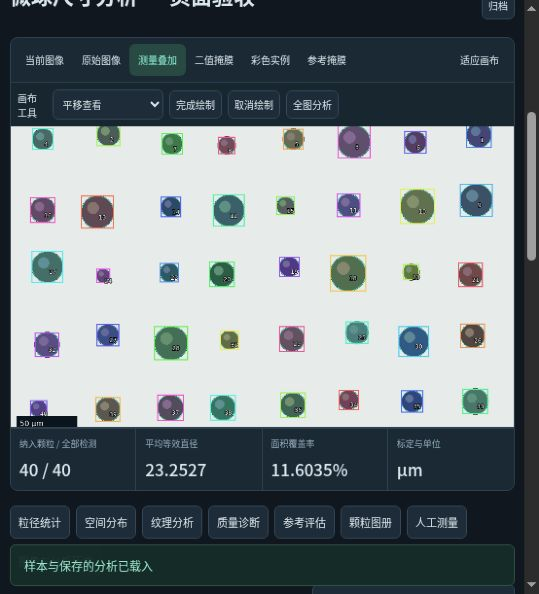
#> input picture interface.png, 539 x 594 px
$ python -i imaging.py   (imports and definitions only)
#> lines starting #> are read from the running program, lines starting #| are printed output that depends on the picture
#> further down, picture is the input picture: PIL image 539x594 RGB; mean R, G, B 115.6, 125.4, 129.1
import math
import os
from concurrent.futures import ThreadPoolExecutor
import numpy as np
from scipy import ndimage as ndi
from PIL import Image, ImageOps, ImageEnhance, ImageFilter, ImageDraw
from .validation import ValidationError, rectangle


def channel_array(image, channel='gray'):
#> called with channel = 'gray'
    rgb = np.asarray(image.convert('RGB'), dtype=np.float32)
    if channel == 'gray':
        return np.asarray(image.convert('L'), dtype=np.float32)
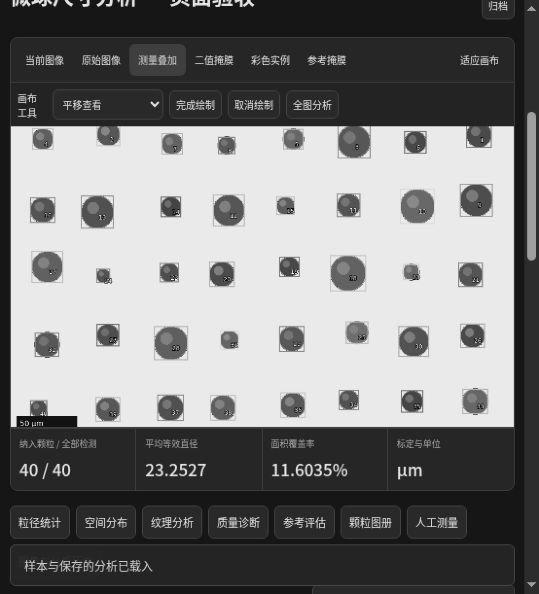
#> returned value: shape (594, 539) float32; min 1, max 253, mean 123
    if channel in ('red', 'green', 'blue'):
        return rgb[:, :, {'red': 0, 'green': 1, 'blue': 2}[channel]]
    hsv = np.asarray(image.convert('HSV'), dtype=np.float32)
    if channel in ('hue', 'saturation', 'value'):
        return hsv[:, :, {'hue': 0, 'saturation': 1, 'value': 2}[channel]]
    raise ValidationError('不支持的颜色通道')


def byte_image(array):
    return Image.fromarray(np.clip(array, 0, 255).astype(np.uint8))


def disk(radius):
    y, x = np.ogrid[-radius:radius + 1, -radius:radius + 1]
    return x * x + y * y <= radius * radius


# [11 lines left out: functions normalize_array, gaussian, not called in this run]


def median(image, radius):
    size = min(radius * 2 + 1, 31)
    return image.filter(ImageFilter.MedianFilter(size))


# [273 lines left out: functions _bilateral_offsets, _bilateral_stripe, bilateral, _bilateral_workers, _bilateral_stripe_size, background_correct and 5 more, not called in this run]


def quality_metrics(image):
    gray = channel_array(image)
    laplace = ndi.laplace(gray)
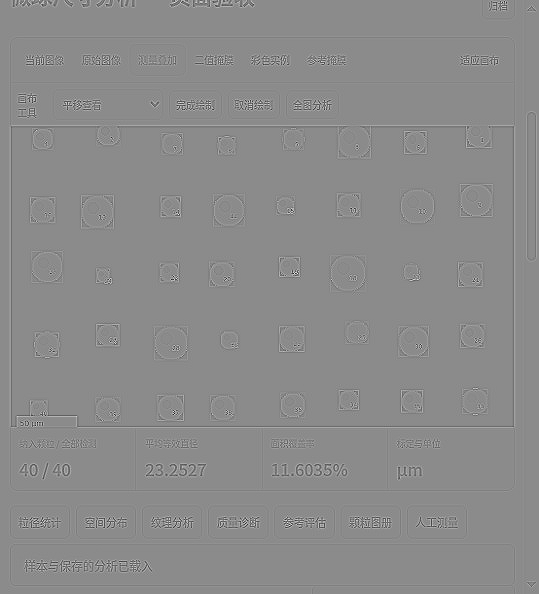
#> laplace: shape (594, 539) float32; min -702, max 583, mean 0; drawn with min black and max white
    gradient_x = ndi.sobel(gray, axis=1) / 8
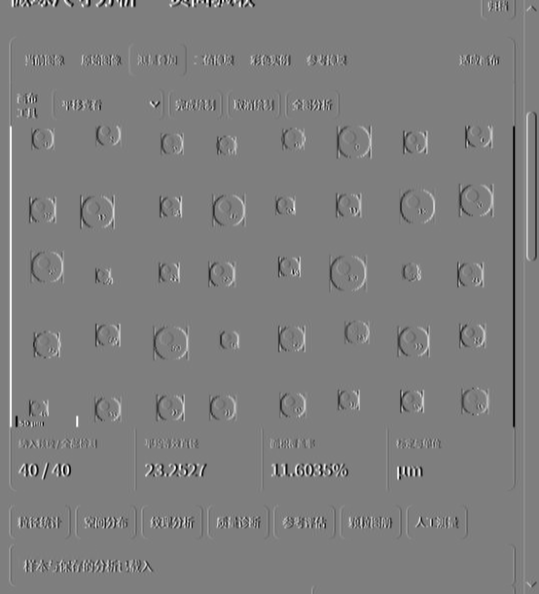
#> gradient_x: shape (594, 539) float32; min -107.5, max 108.8, mean 0; drawn with min black and max white
    gradient_y = ndi.sobel(gray, axis=0) / 8
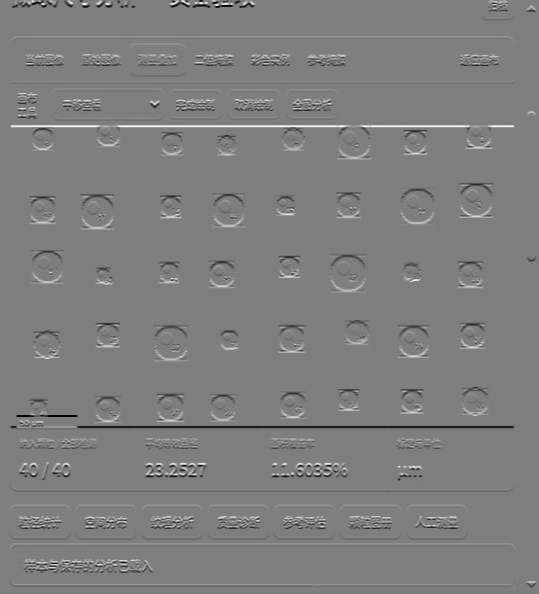
#> gradient_y: shape (594, 539) float32; min -109.5, max 110.4, mean -0.1; drawn with min black and max white
    hist = np.bincount(gray.astype(np.uint8).ravel(), minlength=256).astype(float)
#> hist = 256 values, max 107919 at index 234, min 0 at index 0, mean 1250.6
    probability = hist / max(hist.sum(), 1)
#> probability = 256 values, max 0.337 at index 234, min 0 at index 0, mean 0.00391
    positive = probability[probability > 0]
#> positive = 253 values, max 0.337 at index 233, min 3.12e-06 at index 0, mean 0.00395
    low = float(np.mean(gray <= 5) * 100)
#> low = 0.00656
    high = float(np.mean(gray >= 250) * 100)
#> high = 0.00469
    block = ndi.uniform_filter(gray, size=min(101, max(3, min(gray.shape) // 4)))
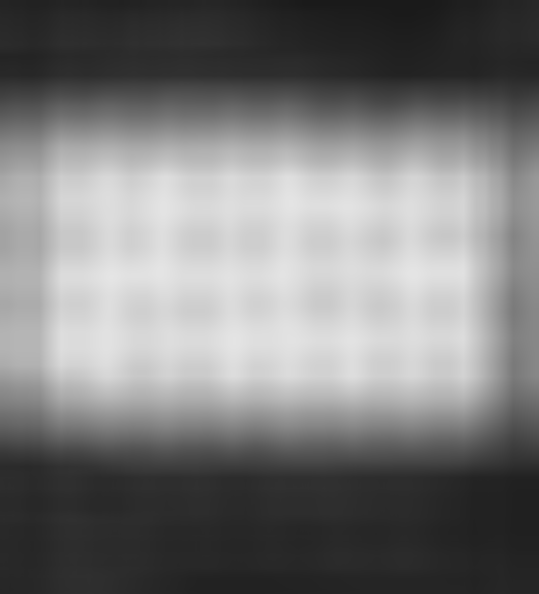
#> block: shape (594, 539) float32; min 26.46, max 229.2, mean 123
    warnings = []
    if gray.std() < 12:
        warnings.append('对比度较低，建议先增强对比或调整照明')
    if low > 10:
        warnings.append('暗部像素占比较高，请检查欠曝光')
    if high > 10:
        warnings.append('亮部像素占比较高，请检查过曝光')
    if float(laplace.var()) < 20:
        warnings.append('高频细节较少，可能存在模糊，也可能是样本本身纹理少')
    return {
        'width': image.width,
        'height': image.height,
        'mean': round(float(gray.mean()), 4),
        'contrast_std': round(float(gray.std()), 4),
        'laplacian_variance': round(float(laplace.var()), 4),
        'gradient_mean': round(float(np.hypot(gradient_x, gradient_y).mean()), 4),
        'entropy_bits': round(float(-np.sum(positive * np.log2(positive))), 4),
        'dark_clipping_percent': round(low, 4),
        'bright_clipping_percent': round(high, 4),
        'illumination_span': round(float(np.percentile(block, 95) - np.percentile(block, 5)), 4),
        'warnings': warnings,
    }


# [25 lines left out: functions checkerboard, difference_image, not called in this run]

>>> from PIL import Image
>>> picture = Image.open('../interface.png')
>>> result = quality_metrics(picture)
#> result = 11 items
